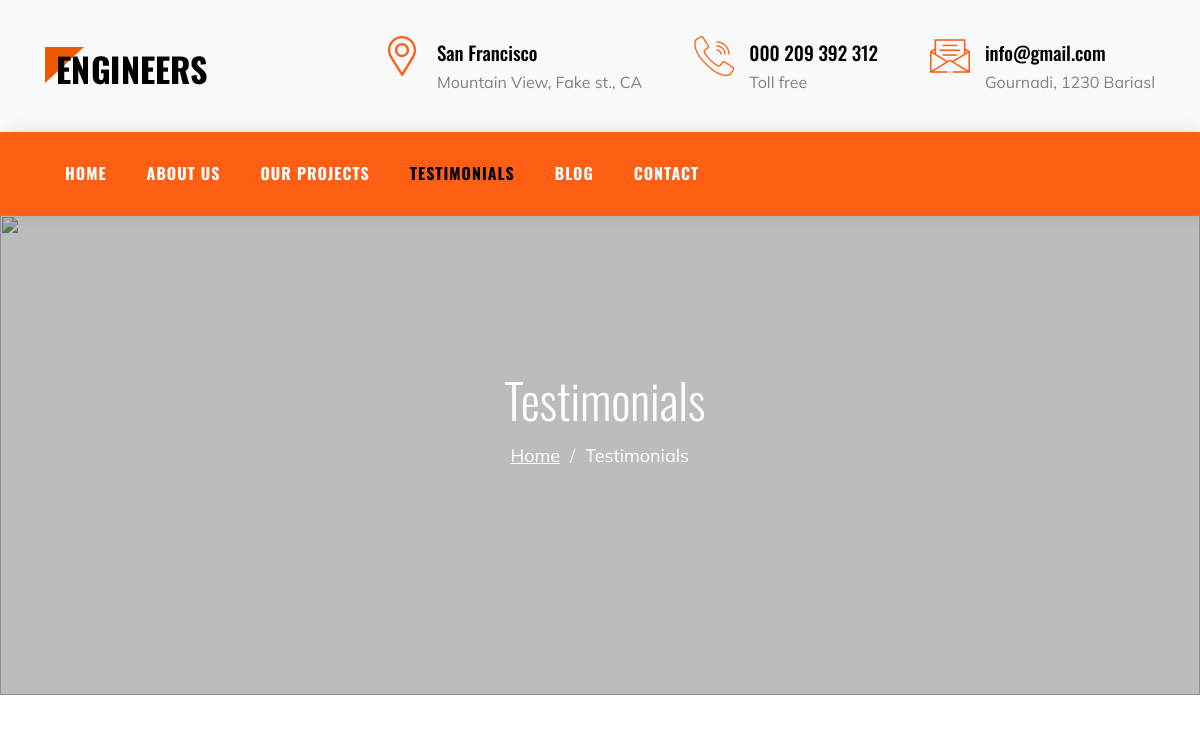
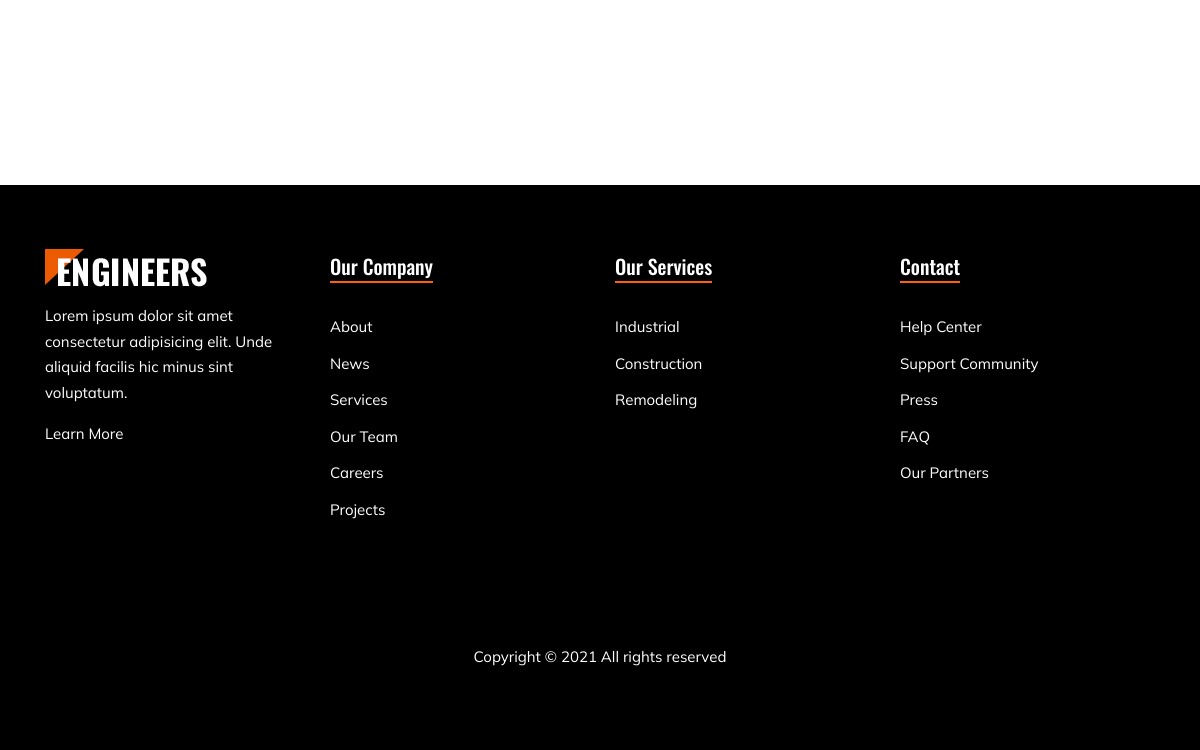
Page /testi on the earlier database version (2 pictures, top to bottom).
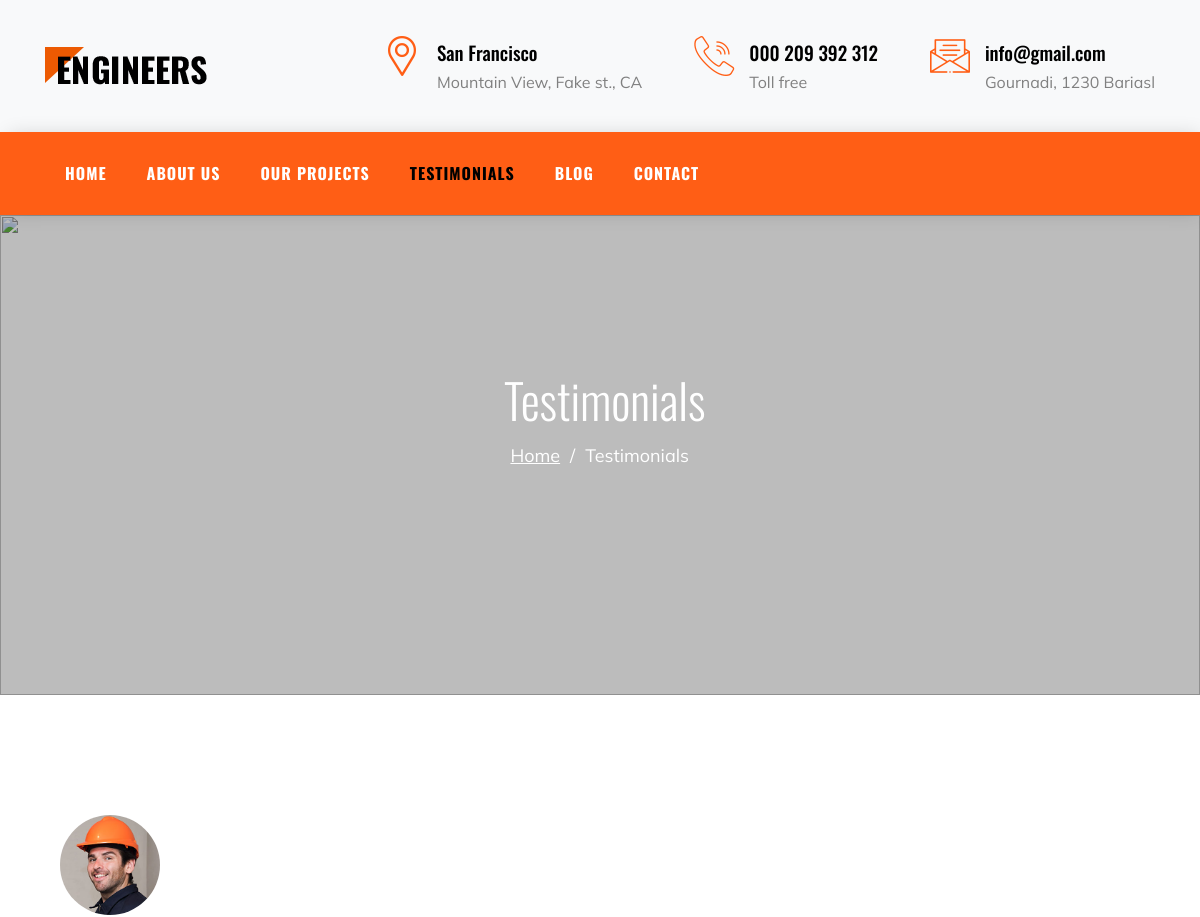
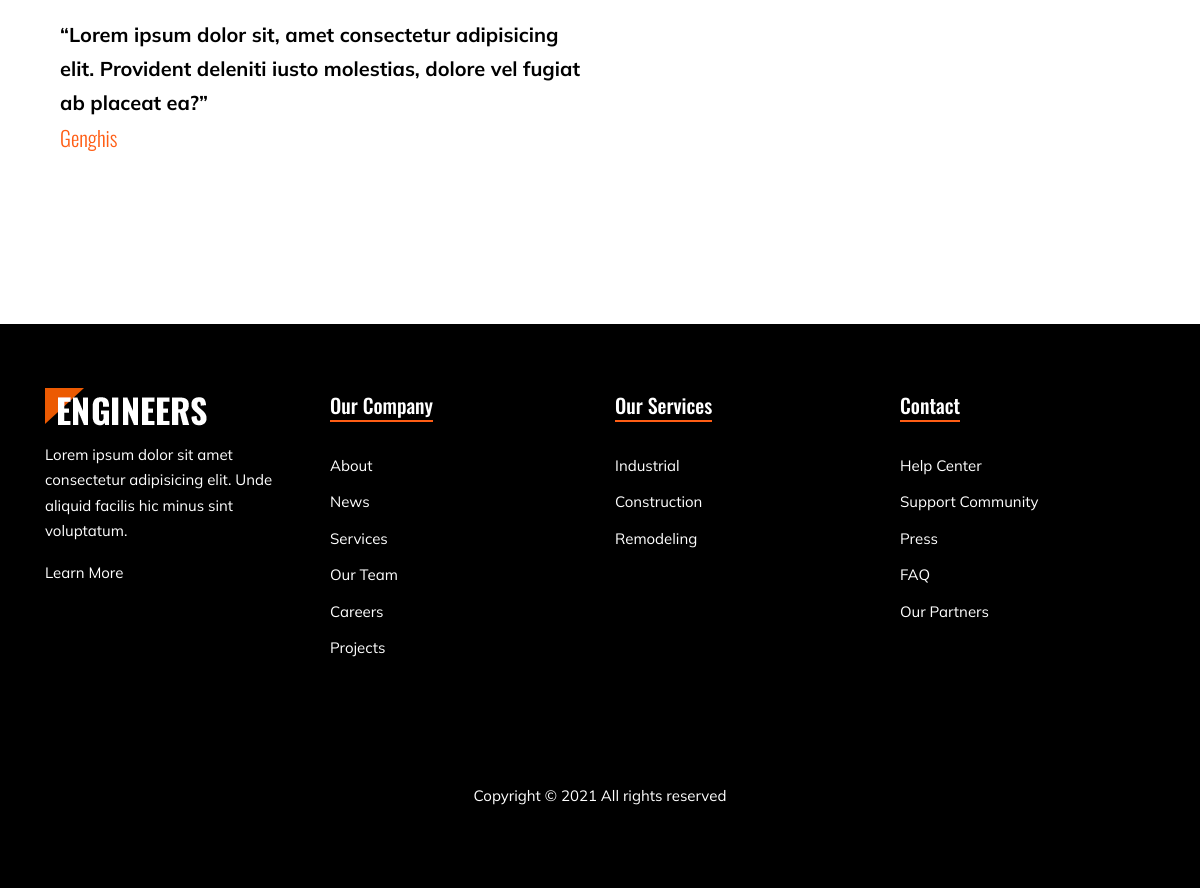
Same page on the later database version (2 pictures, top to bottom).
### engineers/models.py (models this page shows)
class Address(db.Model):
    id = db.Column(db.Integer, primary_key=True)
    icon = db.Column(db.String(20), nullable=True)
    desc = db.Column(db.String(50), nullable=False)
    big_desc = db.Column(db.String(75), nullable=False)

class Testi(db.Model):
    id = db.Column(db.Integer, primary_key=True)
    name = db.Column(db.String(50), nullable=False)
    image = db.Column(db.String(20))
    desc = db.Column(db.Text, nullable=False)

### engineers/controllers.py (the view)
@app.route('/testi')
def testi():
    testis = Testi.query.all()
    address = Address.query.all()
    return render_template('app/testi.html', testis=testis, address=address)

### engineers/templates/app/testi.html (shortened to what this page needs)
{% extends 'app/base.html' %}
{% block content %}
    <menu>
        <div class="row nav-sticky">
            <div class="row-nav col-12 ff-oswald">
                <ul class="d-flex nav-ul color-fff">
                    <li class="nav-li"><a href="/index" >Home</a></li>
                    <li class="nav-li"><a href="/about" >About Us</a></li>
                    <li class="nav-li"><a href="/projects">Our Projects</a></li>
                    <li class="nav-li"><a href="/testi" class="selected">Testimonials</a></li>
                    <li class="nav-li"><a href="/blog" >Blog</a></li>
                    <li class="nav-li"><a href="/contact" >Contact</a></li>
                </ul>
            </div>
        </div>
    </menu>
    <section>
        <figure class="bg-img-fig height-60vh">
            <div class="overlay"></div>
            <img src="{{ url_for('static', filename='img/hero_1.jpg')}}" alt="" class="bg-img user-none">
            <div class="row-title ">
                <div class="about-section-title txt-algn-cnt max-w-1140 p-abs margin-0-auto">
                    <h2 class="margin-0">Testimonials</h2>
                    <p class="d-flex jc-center ff-mulish ">
                        <a href="/index" class="color-fff margin-r-1">Home</a>
                        <span class="margin-r-1">/</span>
                        <span class="margin-r-1">Testimonials</span>
                    </p>
                </div>
            </div>
        </figure>
    </section>
    <div class="block-testi">
        <div class="container max-w-1140 margin-0-auto">
            <div class="row d-flex f-wrap">
                {% for testi in testis %}
                <div class="col-6">
                    <div class="testimonials">
                        <figure class="testi-fig">
                            <img src="static/uploads/{{testi.image}}" alt="">
                        </figure>
                        <p>
                            {{testi.desc}}
                        </p>
                        <span class="span-orange">
                            {{testi.name}}
                        </span>
                    </div>
                </div>
                {% endfor %}
            </div>
        </div>
    </div>
    {% endblock %}

### engineers/templates/includes/header.html
<header>
    <section id="section-head-1">
        <div class="container container-head">
            <div class="row row-head-contact d-flex">
                <figure class="img-head-contact">
                    <a href="#"><img src="{{ url_for('static', filename='img/logo.png')}}" alt="logo-engineers" class="img-logo"></a>
                </figure>
                {% for add in address %}
                <div class="box-head-contact d-flex">
                    <i class="{{add.icon}} head-icon"></i>
                    <div class="contact-text">
                        <div class="top-text ff-oswald f-weight">{{add.desc}}</div>
                        <div class="bottom-text ff-mulish">{{add.big_desc}}</div>
                    </div>
                </div>
                {% endfor %}
            </div>
        </div>
    </section>
</header>

Differences in the rows shown:
added Testi: image (picture), desc "“Lorem ipsum dolor sit, amet consectetur adipisicing elit. Provident deleniti iusto molestias, dolore vel fugiat ab placeat ea?”", name "Genghis"
